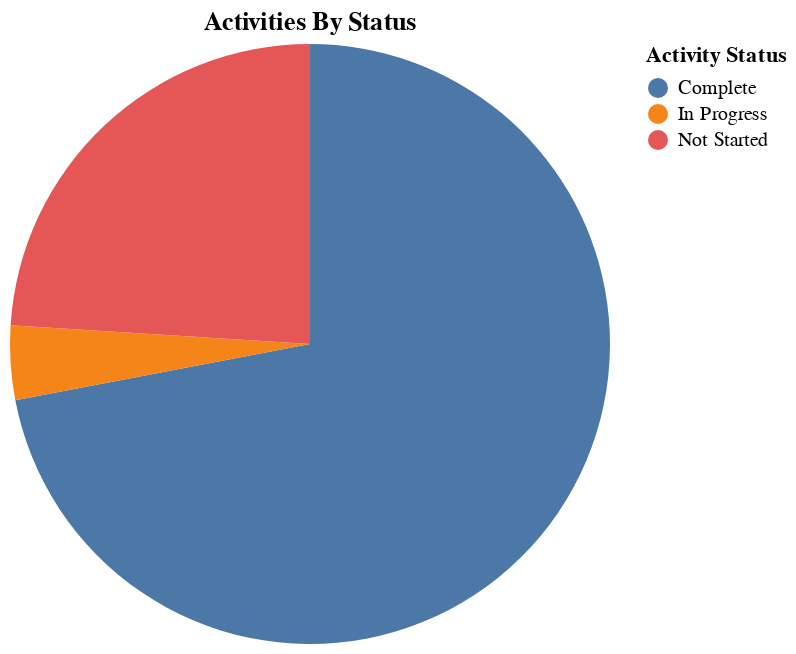

The cell this chart's notebook holds for it:
### Code cell
alt.Chart.from_dict(graphs["Activities By Status"]["vega_lite"])

### Figure 1 — Vega-Lite specification as saved in the notebook (floating-point values rounded to 4 significant figures)
{"$schema": "https://vega.github.io/schema/vega-lite/v5.17.0.json", "config": {"view": {"continuousHeight": 300, "continuousWidth": 300}}, "data": {"name": "data-0cfb01ebc1fd67f467173e433b0e975f"}, "datasets": {"data-0cfb01ebc1fd67f467173e433b0e975f": [{"Activity Status": "Complete", "count": 18}, {"Activity Status": "In Progress", "count": 1}, {"Activity Status": "Not Started", "count": 6}]}, "encoding": {"color": {"field": "Activity Status", "type": "nominal"}, "theta": {"field": "count", "type": "quantitative"}}, "mark": {"tooltip": true, "type": "arc"}, "title": "Activities By Status"}
